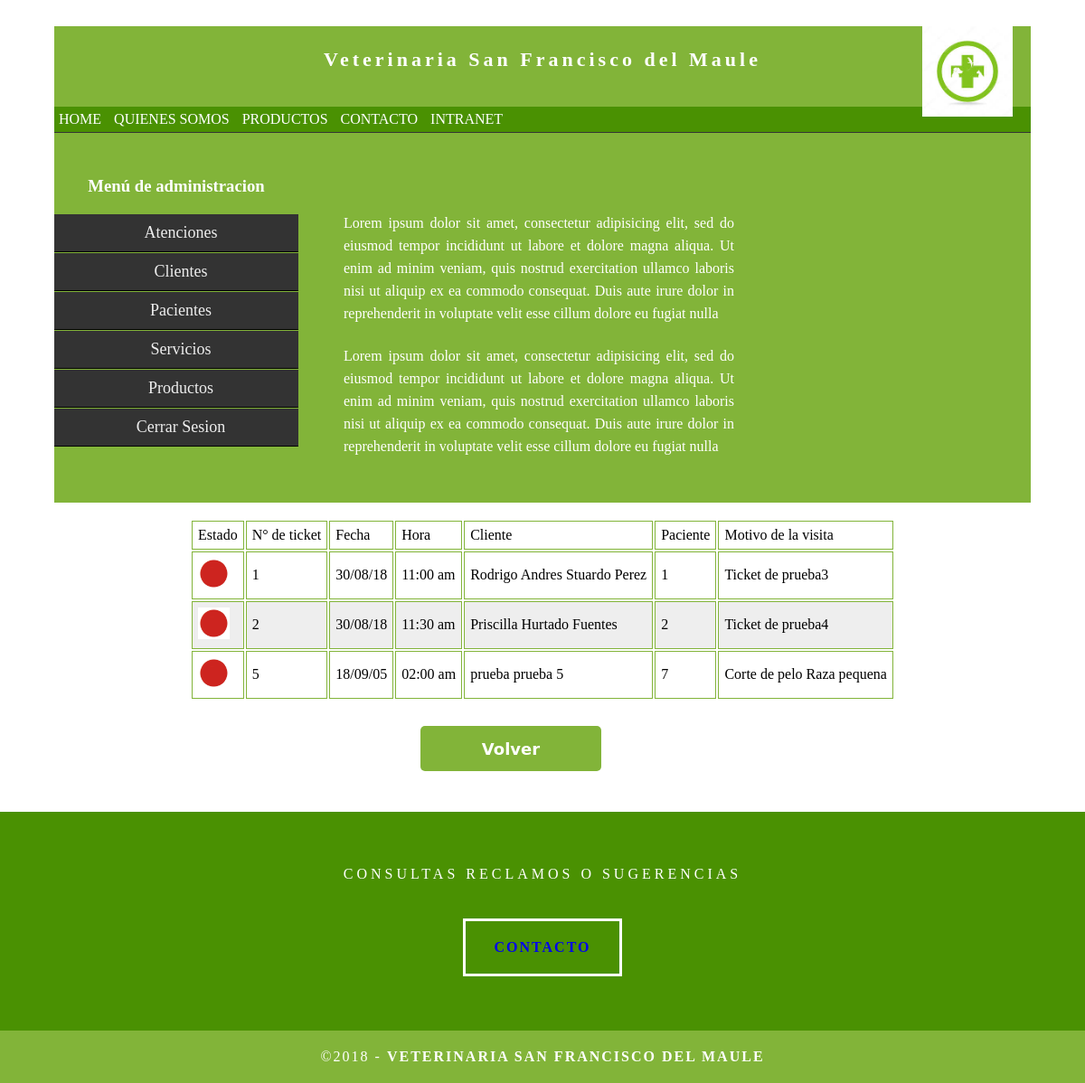
/int_usuario/0Atenciones/r_atencion.php (signed in), run on the app's committed database.
### tables this page shows
CREATE TABLE `pt_tbticket` (
  `id_ticket` int(5) NOT NULL,
  `id_cl` varchar(10) NOT NULL,
  `id_mas` int(6) NOT NULL,
  `nom_cl` varchar(50) NOT NULL,
  `ho_ticket` time(5) NOT NULL,
  `fe_ticket` date NOT NULL,
  `modo_ticket` varchar(1) NOT NULL COMMENT '(A)ctivo o (P)asivo',
  `de_ticket` varchar(100) NOT NULL
);

### modelo.php (called while the page is built, shortened)
<?php
class modelo{
    public function __construct(){
        $this->_db=new mysqli(DB_HOST, DB_USER, DB_PASS, DB_NAME);
    }
}
?>

### servicio.php (called while the page is built, shortened)
<?php
require_once('modelo.php');
class ticket extends modelo{
     public function listaticket(){
            $sql="SELECT * FROM pt_tbticket ORDER BY modo_ticket ASC";
            $resultado=$this->_db->query($sql);
            $usuarios=$resultado->fetch_all(MYSQLI_ASSOC);
            if ($usuarios){
                return $usuarios;
            }
        }
}

### int_usuario/0Atenciones/r_atencion.php (the view, shortened to what this page needs)
<?php
if(!isset($_SESSION['nombre']) && !isset($_SESSION['password'])){
    require("../error.php");
    print '<script language="JavaScript">';
    print 'alert("No tiene permisos para acceder a esa pagina");';
    print '</script>';
} else{
?>
<!DOCTYPE html>
<html>
    <head>
            <link href="../../css/estilo.css" rel="stylesheet" type="text/css">
            <link href="../../css/submenu.css" rel="stylesheet" type="text/css">
            <link href='../../css/form_resp.css' rel='stylesheet' type='text/css'/>
            <link href='../../css/tabla_resp.css' rel='stylesheet' type='text/css'/>
    </head>
    <body>
        <div class="container">
          <header class="header">
            <a href="../index.php"><img src="../../image/logo.jpg" width="100"></a>
            <h4 class="logo">Veterinaria San Francisco del Maule</h4>
        </header>
    <section class="intro">
            <div class="column">
                    <br>
                    <br>
                    <p>Lorem ipsum dolor sit amet, consectetur adipisicing elit, sed do eiusmod tempor incididunt ut labore et dolore magna aliqua. Ut enim ad minim veniam, quis nostrud exercitation ullamco laboris nisi ut aliquip ex ea commodo consequat. Duis aute irure dolor in reprehenderit in voluptate velit esse cillum dolore eu fugiat nulla </p>
                    <p>Lorem ipsum dolor sit amet, consectetur adipisicing elit, sed do eiusmod tempor incididunt ut labore et dolore magna aliqua. Ut enim ad minim veniam, quis nostrud exercitation ullamco laboris nisi ut aliquip ex ea commodo consequat. Duis aute irure dolor in reprehenderit in voluptate velit esse cillum dolore eu fugiat nulla</p>
            </div>
        </section>
    <div class="gallery" align="left">
         <?php
        require_once "../../servicio.php";
        $usuarioModel = new ticket();
        $reg = $usuarioModel->listaticket();
        if ($reg){
        ?>
        <div><br>
        <table align="center">
            <thead>
                <tr>
                    <td>Estado</td>
                    <td>N° de ticket</td>
                    <td>Fecha</td>
                    <td>Hora</td>
                    <td>Cliente</td>
                    <td>Paciente</td>
                    <td>Motivo de la visita</td>
                </tr>
            </thead>
            <tbody>
        <?php
            foreach ($reg as $row):
        ?>
             <tr>
                    <?php if($row['modo_ticket']=='A'){
                    ?><td><img src="../../image/verde.png" width="35"></a><?php
                    }else{
                        ?><td><img src="../../image/rojo.jpg" width="35"></a><?php
                    }?>
                    <td><?php echo $row['id_ticket']; ?></td>
                    <td><?php $fecha=$row['fe_ticket'];$nfecha=date("d/m/y", strtotime($fecha));echo $nfecha;?></td>
                    <td><?php $hora=$row['ho_ticket'];$nhora=date("h:i a",strtotime($hora)); echo $nhora;?></td>
                    <td><?php echo $row['nom_cl']; ?></td>
                    <td><?php echo $row['id_mas']; ?></td>
                    <td><?php echo $row['de_ticket']; ?></td>
                </tr>
            <?php
                endforeach;
            ?>
        <?php } ?>
            </tbody>
        </table>
        </div>
        <br>
        <form id="loginform" action="../index.php">
            <input class="loginbutton" type="submit" value="Volver" />
        </form>
        </div>
    </div>
</body>
</html>
<?php } ?>

### css/estilo.css (style rules this page uses)
body { font-family: Cambria, "Hoefler Text", "Liberation Serif", Times, "Times New Roman", serif; background-color: #FFFFFF; margin: 0; }
.container { width: 90%; margin-left: auto; margin-right: auto; background-color: #FFFFFF; }
header { width: 100%; height: 12%; background-color: #82b439; border-bottom: 1px solid #353635; }
header img { margin-left: 80%; position:absolute; }
header nav { background:#4a9102; }
header nav ul { margin:0; padding:0; }
header nav ul li { list-style:none; display: inline-block; }
header nav ul li a { color:#fff; display: block; padding: 5px; text-decoration:none; }
.logo { color: #fff; font-weight: bold; margin-left: auto; letter-spacing: 4px; margin-right: auto; text-align: center; padding-top: 15px; line-height: 2em; font-size: 22px; }
.hero_header { color: #FFFFFF; text-align: center; margin: 0; letter-spacing: 4px; }
.gallery { clear: both; display: inline-block; width: 100%; background-color: #FFFFFF; padding-bottom: 35px; padding-top: 0px; margin-top: -5px; margin-bottom: 0px; }
#loginform { margin:auto; width:270px; background: #FFF; }
.loginbutton { background-color:#4a9102; border-radius:5px/5px; -webkit-border-radius:5px/5px; -moz-border-radius:5px/5px; color:#FFF; display:inline-block; font-family:"Lucida Grande", "Lucida Sans Unicode", "Lucida Sans", "DejaVu Sans", Verdana, sans-serif; font-size:18px; font-weight:bold; width:270px; text-align:center; line-height:50px; text-decoration:none; height:50px; margin-top:20px; margin-bottom:20px; border:none; outline:0; cursor: pointer; }
table tr { background-color: #eee; }
table tr:nth-child(even) { background-color: #eee; }
table tr:nth-child(odd) { background-color: #fff; }
td, th { padding: 6px; border: 1px solid #82b439; text-align: left; }
.intro { background-color: #FFFFFF; padding-bottom: 35px; }
.column { width: 50%; text-align: center; padding-top: 30px; float: left; }
.lateral { width: 25%; text-align: center; padding-top: 30px; float: left; }
.intro .lateral h3 { color: #FFFFFF; text-align: center; }
.intro .column p { color: #FFFFFF; }
.intro .column p { padding-left: 30px; padding-right: 30px; text-align: justify; line-height: 25px; font-weight: lighter; margin-left: 20px; margin-right: 20px; width: 80%; margin-top: 4%; }
.button { width: 150px; margin-top: 40px; margin-right: auto; margin-bottom: auto; margin-left: auto; padding-top: 20px; padding-right: 10px; padding-bottom: 20px; padding-left: 10px; text-align: center; vertical-align: middle; border-radius: 0px; text-transform: uppercase; font-weight: bold; letter-spacing: 2px; border: 3px solid #FFFFFF; color: #FFFFFF; transition: all 0.3s linear; }
.button a { text-decoration:none; }
.copyright { text-align: center; padding-top: 20px; padding-bottom: 20px; background-color: #82b439; color: #FFFFFF; text-transform: uppercase; font-weight: lighter; letter-spacing: 2px; border-top-width: 2px; }
footer { background-color: #4a9102; padding-top: 60px; padding-bottom: 60PX; }
.intro { display: inline-block; background-color: #82b439; }

### css/submenu.css (style rules this page uses)
ul.acorh, ul.acorh * { margin: 0; padding: 0; border: 0; }
ul.acorh { margin: 10px auto; padding: 0; list-style: none; width: 100%; font-size: 18px; }
ul.acorh li { list-style: none; }
ul.acorh li a { display: block; padding: 10px 10px 10px 20px; background: #333; color: #eee; border-bottom: 1px solid #000; border-top: 1px solid #82b439; text-decoration: none; box-sizing: border-box; }

### css/form_resp.css (style rules this page uses)
input[type=submit],[type=reset] { background-color:#82b439; border-radius:5px/5px; -webkit-border-radius:5px/5px; -moz-border-radius:5px/5px; color:#FFF; display:inline-block; font-family:"Lucida Grande", "Lucida Sans Unicode", "Lucida Sans", "DejaVu Sans", Verdana, sans-serif; font-size:18px; font-weight:bold; width:200px; text-align:center; line-height:50px; text-decoration:none; height:50px; margin-top:10px; margin-bottom:10px; border:none; outline:0; cursor: pointer; }

### data on the page
pt_tbticket: id_ticket "1", fe_ticket "30/08/18", ho_ticket "11:00 am", nom_cl "Rodrigo Andres Stuardo Perez", id_mas "1", de_ticket "Ticket de prueba3"
pt_tbticket: id_ticket "2", fe_ticket "30/08/18", ho_ticket "11:30 am", nom_cl "Priscilla Hurtado Fuentes", id_mas "2", de_ticket "Ticket de prueba4"
pt_tbticket: id_ticket "5", fe_ticket "18/09/05", ho_ticket "02:00 am", nom_cl "prueba prueba 5", id_mas "7", de_ticket "Corte de pelo Raza pequena"
